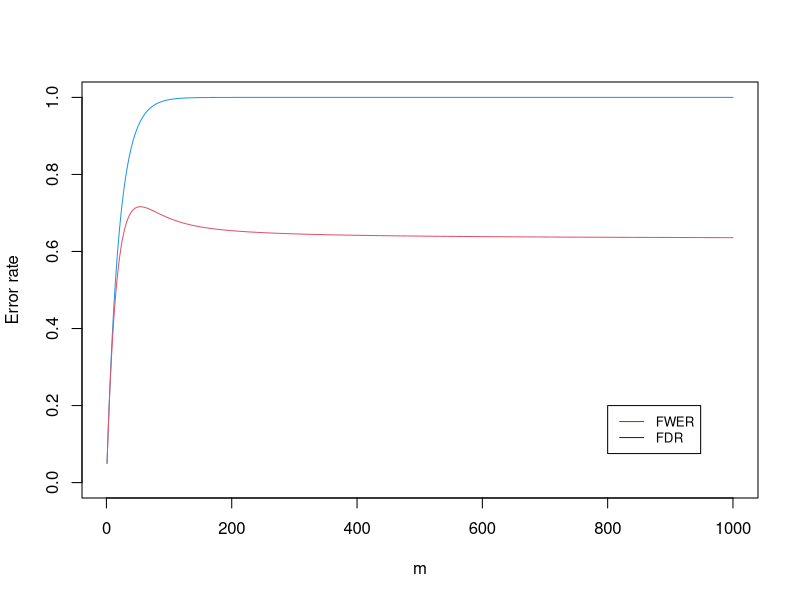

Reproduce this figure in R.
## ---- chunk 1
knitr::opts_chunk$set(echo=T, eval=T, message=F, warning=F, error=F, comment=NA)
## ---- chunk 2
ms = 1:1000
alpha = 0.05
FWER = sapply(ms, function(m)
    sum(
      sapply(1:m, function(k)
      (1-(1-1/k)^k)*dbinom(k,size=m,prob=alpha)
      )
    )
  )
FDR = 1 - (1-alpha)^ms
plot(ms,FDR, type="l", ylim=c(0,1), xlab="m", ylab="Error rate", col=4)
lines(ms,FWER, col=2)
legend(800, 0.2, legend=c("FWER", "FDR"),
       col=c("red", "blue"), cex=0.8, lty=1)
